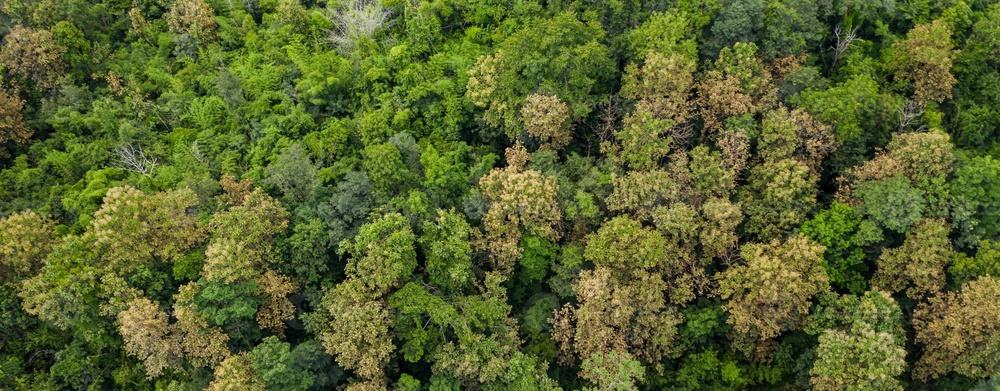
#> input picture image1.jpg, 1000 x 391 px, shrunk from 2509 x 980 before the run
$ jupyter execute individual_tree_crown_detection.ipynb
#> lines starting #> are read from the running program, lines starting #| are printed output that depends on the picture; after the words box and inside, x2 and y2 are one past the last pixel; in counts of white or black regions, pixels touching at a corner belong together
[cell 1]
import cv2
import numpy as np
from matplotlib import pyplot as plt

image = cv2.imread('image1.jpg')
#> image is the input picture: shape (391, 1000, 3); mean B, G, R 45.7, 99.4, 88.5

gray = cv2.cvtColor(image, cv2.COLOR_BGR2GRAY)
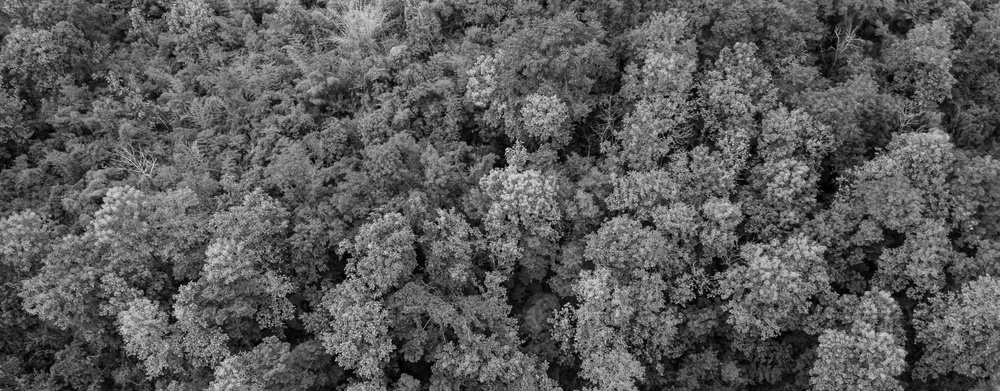
#> gray: shape (391, 1000); min 0, max 232, mean 90.1

blurred = cv2.GaussianBlur(gray, (5, 5), 0)

_, binary = cv2.threshold(blurred, 0, 255, cv2.THRESH_BINARY + cv2.THRESH_OTSU)
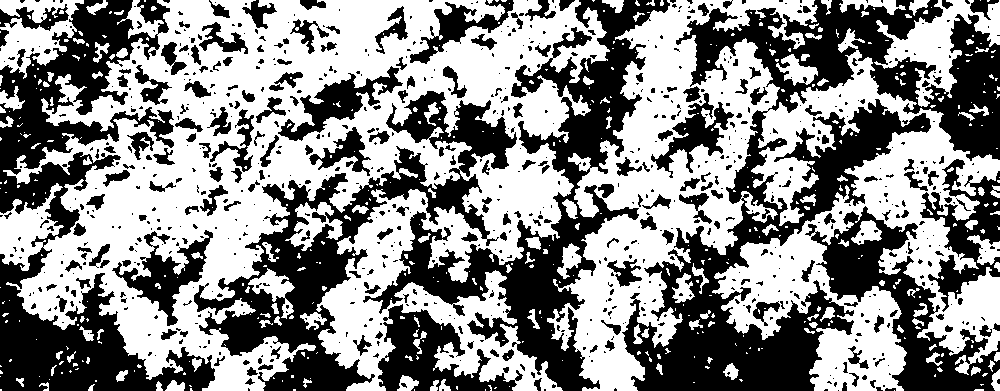
#> binary: shape (391, 1000); 54.5% white; 854 black regions (630 under 20 px), largest, box (x1, y1, x2, y2) and area: (622, 0, 1000, 391) 45738, (0, 0, 215, 391) 29326, (363, 0, 670, 391) 25406

kernel = np.ones((5, 5), np.uint8)
closing = cv2.morphologyEx(binary, cv2.MORPH_CLOSE, kernel)
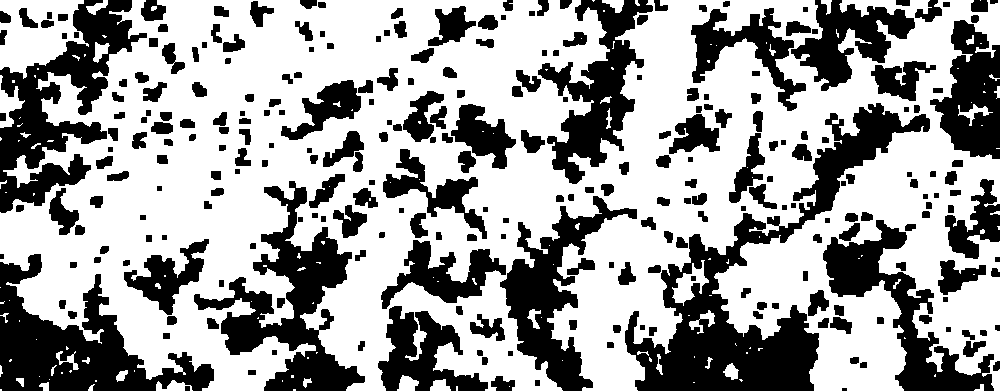
#> closing: shape (391, 1000); 63% white; 275 black regions (1 under 20 px)

contours, _ = cv2.findContours(closing, cv2.RETR_TREE, cv2.CHAIN_APPROX_SIMPLE)
#> contours = 390 contours, 117 with area under 20; largest, box (x1, y1, x2, y2) and area: (0, 0, 1000, 391) 276218, (0, 0, 89, 79) 4468, (690, 7, 807, 112) 4231, (380, 239, 507, 310) 3700, (382, 148, 488, 240) 2824

tree_crown_count = 0
for i, contour in enumerate(contours):
    if cv2.contourArea(contour) > 500:
        tree_crown_count += 1
        cv2.drawContours(image, [contour], -1, (0, 255, 0), 2)
        M = cv2.moments(contour)
        if M["m00"] != 0:
            cX = int(M["m10"] / M["m00"])
            cY = int(M["m01"] / M["m00"])
            cv2.putText(image, str(tree_crown_count), (cX, cY), cv2.FONT_HERSHEY_SIMPLEX, 0.5, (255, 0, 0), 2)
        else:
            cX, cY = 0, 0
            cv2.putText(image, str(tree_crown_count), (cX, cY), cv2.FONT_HERSHEY_SIMPLEX, 0.5, (255, 0, 0), 2)
#> this loop made 390 passes
#> (cX, cY) on passes 64, 120, 146, 166, 174, 178, 211, 228, 239, 257, 272, 280: (688, 284), (499, 182), (487, 327), (957, 276), (443, 274), (167, 275), (349, 220), (62, 213), (326, 189), (433, 190), (747, 169), (344, 149)
#> contour on passes 1, 2, 3, 4, 7, 9: [[293, 389], [293, 390], [295, 390], [295, 389]], [[0, 389], [0, 390], [1, 390], [1, 389]], [[509, 386]], [[456, 386], [456, 390], [457, 390], [457, 386]], [[693, 382], [694, 382]], [[282, 380], [282, 381]]
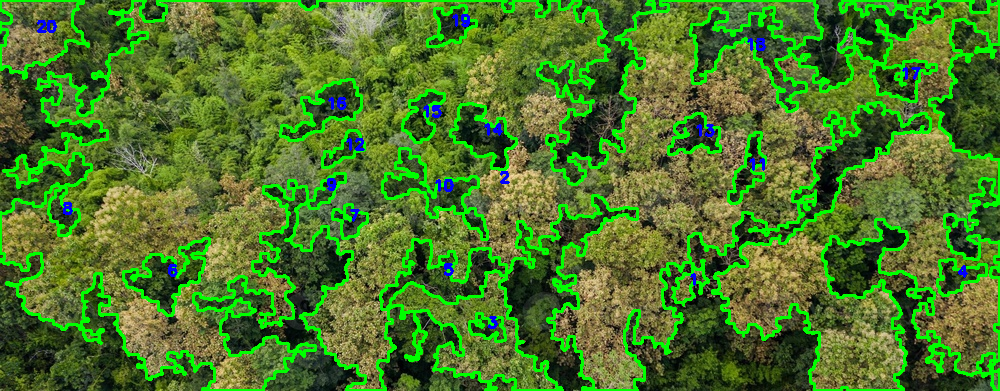
#> image: shape (391, 1000, 3); 14.05% of pixels changed, all inside (x1, y1, x2, y2) = (0, 0, 1000, 391)
#> after the loop, tree_crown_count = 20

# Display the result
plt.imshow(cv2.cvtColor(image, cv2.COLOR_BGR2RGB))
plt.title(f'Total Tree Crowns: {tree_crown_count}')
plt.show()
